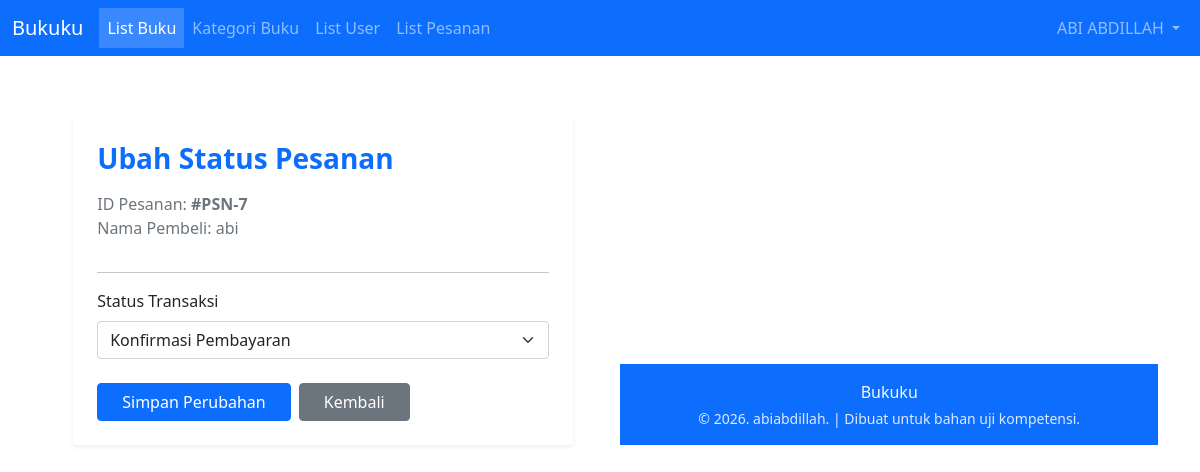
Screenshot of /pesanan_update.php?id=7 (signed in) with the database file from the repository.
### tables this page shows
CREATE TABLE `pesanan` (
  `id` int(11) NOT NULL,
  `id_user` int(11) NOT NULL,
  `status` enum('Konfirmasi Pembayaran','Pengiriman','Selesai') NOT NULL,
  `tanggal` datetime NOT NULL DEFAULT current_timestamp()
);

CREATE TABLE `user` (
  `id` int(11) NOT NULL,
  `username` varchar(15) NOT NULL,
  `password` varchar(100) NOT NULL,
  `nama` varchar(150) NOT NULL,
  `role` enum('Admin','User') NOT NULL,
  `alamat` text NOT NULL,
  `email` varchar(255) NOT NULL,
  `no_telp` varchar(20) NOT NULL,
  `jenis_kelamin` enum('L','P') NOT NULL
);

### pesanan_update.php (the view, shortened to what this page needs)
<?php
require 'data/connection.php';
$id = $_GET['id'];
$query_pesanan = mysqli_query($connection, "SELECT pesanan.*, user.nama FROM pesanan JOIN user ON pesanan.id_user = user.id WHERE pesanan.id = $id");
$pesanan = mysqli_fetch_assoc($query_pesanan);
include("template/header.php");
?>
<div class="container mt-4">
    <div class="card shadow-sm border-0 p-4" style="max-width: 500px; margin: 0 auto;">
        <h3 class="mb-3 fw-bold text-primary">Ubah Status Pesanan</h3>
        <p class="text-muted">ID Pesanan: <strong>#PSN-<?=$pesanan['id']?></strong><br>Nama Pembeli: <?=$pesanan['nama']?></p>
        <hr>
        <form action="<?=$_SERVER['PHP_SELF']?>?id=<?=$id?>" method="post">
            <div class="mb-4">
                <label for="status" class="form-label fw-semibold">Status Transaksi</label>
                <select name="status" id="status" class="form-select" required>
                    <option value="Konfirmasi Pembayaran" <?=($pesanan['status'] == 'Konfirmasi Pembayaran') ? 'selected' : ''?>>Konfirmasi Pembayaran</option>
                </select>
            </div>
            <div class="d-flex gap-2">
                <button type="submit" name="submit" class="btn btn-primary px-4 fw-semibold">Simpan Perubahan</button>
                <a href="list_pesanan.php" class="btn btn-secondary px-4">Kembali</a>
            </div>
        </form>
    </div>
</div>
<?php include("template/footer.php"); ?>

### template/header.php (style rules this page uses)
body { padding-top: 70px; }

### rows the page displays
pesanan: id "7", id_user.nama "abi", status "Konfirmasi Pembayaran"

### other values shown
$_SESSION['nama'] "ABI ABDILLAH"
